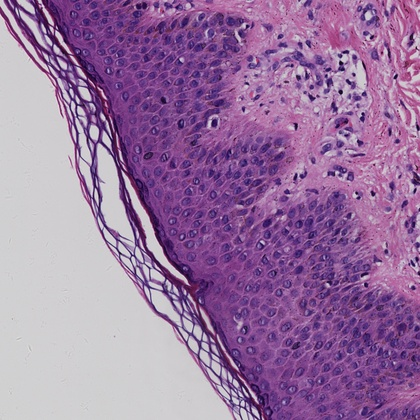
%> input picture img/raw.jpg, 420 x 420 px, shrunk from 2048 x 2048 before the run
$ octave demo.m   (GNU Octave 9; MATLAB toolbox functions it lacks are replaced by stand-ins)
%> lines starting %> are read from the running program, lines starting %| are printed output that depends on the picture
### stainnorm_reinhard.m
%%%%This Routine takes two images as input,in which one is the source image
%%%%and other is the target one,and uses Reinhard's method to normalize the
%%%%stain of source image and gives the output as normalized image similar
%%%%to target one.
function norm_img=stainnorm_reinhard(source,target)
[x y z]=size(source);
[x1 y1 z1]=size(target);

source1=zeros(x,y,3);
target1=zeros(x1,y1,3);
source=double(source);
target=double(target);

source1=RGB2Lab(source);    %Conversion from RGB to LAB colour space
src1=source1(:,:,1);
src2=source1(:,:,2);
src3=source1(:,:,3);

src_1=reshape(src1,1,x*y);
src_1=double(src_1);

src_2=reshape(src2,1,x*y);
src_2=double(src_2);

src_3=reshape(src3,1,x*y);
src_3=double(src_3);

std1=std(src_1,1);          %Finding out standard deviation of individual
std2=std(src_2,1);          %channels of source image
std3=std(src_3,1);
m1=mean(mean(source1(:,:,1))); %Finding out mean of individual channels
m2=mean(mean(source1(:,:,2))); %of source image
m3=mean(mean(source1(:,:,3)));


target1=RGB2Lab(target);    %Conversion from LAB to RGB colour space
tgt1=target1(:,:,1);
tgt2=target1(:,:,2);
tgt3=target1(:,:,3);

tgt_1=reshape(tgt1,1,x1*y1);
tgt_1=double(tgt_1);

tgt_2=reshape(tgt2,1,x1*y1);
tgt_2=double(tgt_2);

tgt_3=reshape(tgt3,1,x1*y1);
tgt_3=double(tgt_3);

std4=std(tgt_1,1);          %Finding out standard deviation of individual
std5=std(tgt_2,1);          %channels of target image
std6=std(tgt_3,1);
m4=mean(mean(target1(:,:,1))); %Finding out mean of individual channels
m5=mean(mean(target1(:,:,2))); %target image
m6=mean(mean(target1(:,:,3)));


result=zeros(x,y,3);

for i=1:x
    for j=1:y
        result(i,j,1)=((source1(i,j,1)-m1)*(std4/std1))+m4;
        result(i,j,2)=((source1(i,j,2)-m2)*(std5/std2))+m5;
        result(i,j,3)=((source1(i,j,3)-m3)*(std6/std3))+m6;
    end
end

norm_img=Lab2RGB(result);   %Conversion of result from LAB to RGB space
% figure,imshow(uint8(norm_img)); title('Result of Reinhard¡¯s Method')%Output;stain normalized image
% imwrite(norm_img,'rein.jpg');
end


### RGB2Lab.m
function [L,a,b] = RGB2Lab(R,G,B)
%RGB2LAB Convert an image from RGB to CIELAB
%
% function [L, a, b] = RGB2Lab(R, G, B)
% function [L, a, b] = RGB2Lab(I)
% function I = RGB2Lab(...)
%
% RGB2Lab takes red, green, and blue matrices, or a single M x N x 3 image,
% and returns an image in the CIELAB color space.  RGB values can be
% either between 0 and 1 or between 0 and 255.  Values for L are in the
% range [0,100] while a and b are roughly in the range [-110,110].  The
% output is of type double.
%
% This transform is based on ITU-R Recommendation BT.709 using the D65
% white point reference. The error in transforming RGB -> Lab -> RGB is
% approximately 10^-5.
%
% See also LAB2RGB.

% By Mark Ruzon from C code by Yossi Rubner, 23 September 1997.
% Updated for MATLAB 5 28 January 1998.
% Updated for MATLAB 7 30 March 2009.

if nargin == 1
  B = double(R(:,:,3));
  G = double(R(:,:,2));
  R = double(R(:,:,1));
end

if max(max(R)) > 1.0 || max(max(G)) > 1.0 || max(max(B)) > 1.0
  R = double(R) / 255;
  G = double(G) / 255;
  B = double(B) / 255;
end

% Set a threshold
T = 0.008856;

[M, N] = size(R);
s = M * N;
RGB = [reshape(R,1,s); reshape(G,1,s); reshape(B,1,s)];

% RGB to XYZ
MAT = [0.412453 0.357580 0.180423;
       0.212671 0.715160 0.072169;
       0.019334 0.119193 0.950227];
XYZ = MAT * RGB;

% Normalize for D65 white point
X = XYZ(1,:) / 0.950456;
Y = XYZ(2,:);
Z = XYZ(3,:) / 1.088754;

XT = X > T;
YT = Y > T;
ZT = Z > T;

Y3 = Y.^(1/3);

fX = XT .* X.^(1/3) + (~XT) .* (7.787 .* X + 16/116);
fY = YT .* Y3 + (~YT) .* (7.787 .* Y + 16/116);
fZ = ZT .* Z.^(1/3) + (~ZT) .* (7.787 .* Z + 16/116);

L = reshape(YT .* (116 * Y3 - 16.0) + (~YT) .* (903.3 * Y), M, N);
a = reshape(500 * (fX - fY), M, N);
b = reshape(200 * (fY - fZ), M, N);

if nargout < 2
  L = cat(3,L,a,b);
end

### Lab2RGB.m
function [R, G, B] = Lab2RGB(L, a, b)
%LAB2RGB Convert an image from CIELAB to RGB
%
% function [R, G, B] = Lab2RGB(L, a, b)
% function [R, G, B] = Lab2RGB(I)
% function I = Lab2RGB(...)
%
% Lab2RGB takes L, a, and b double matrices, or an M x N x 3 double
% image, and returns an image in the RGB color space.  Values for L are in
% the range [0,100] while a* and b* are roughly in the range [-110,110].
% If 3 outputs are specified, the values will be returned as doubles in the
% range [0,1], otherwise the values will be uint8s in the range [0,255].
%
% This transform is based on ITU-R Recommendation BT.709 using the D65
% white point reference. The error in transforming RGB -> Lab -> RGB is
% approximately 10^-5.
%
% See also RGB2LAB.

% By Mark Ruzon from C code by Yossi Rubner, 23 September 1997.
% Updated for MATLAB 5 28 January 1998.
% Fixed a bug in conversion back to uint8 9 September 1999.
% Updated for MATLAB 7 30 March 2009.

if nargin == 1
  b = L(:,:,3);
  a = L(:,:,2);
  L = L(:,:,1);
end

% Thresholds
T1 = 0.008856;
T2 = 0.206893;

[M, N] = size(L);
s = M * N;
L = reshape(L, 1, s);
a = reshape(a, 1, s);
b = reshape(b, 1, s);

% Compute Y
fY = ((L + 16) / 116) .^ 3;
YT = fY > T1;
fY = (~YT) .* (L / 903.3) + YT .* fY;
Y = fY;

% Alter fY slightly for further calculations
fY = YT .* (fY .^ (1/3)) + (~YT) .* (7.787 .* fY + 16/116);

% Compute X
fX = a / 500 + fY;
XT = fX > T2;
X = (XT .* (fX .^ 3) + (~XT) .* ((fX - 16/116) / 7.787));

% Compute Z
fZ = fY - b / 200;
ZT = fZ > T2;
Z = (ZT .* (fZ .^ 3) + (~ZT) .* ((fZ - 16/116) / 7.787));

% Normalize for D65 white point
X = X * 0.950456;
Z = Z * 1.088754;

% XYZ to RGB
MAT = [ 3.240479 -1.537150 -0.498535;
       -0.969256  1.875992  0.041556;
        0.055648 -0.204043  1.057311];

RGB = max(min(MAT * [X; Y; Z], 1), 0);

R = reshape(RGB(1,:), M, N);
G = reshape(RGB(2,:), M, N);
B = reshape(RGB(3,:), M, N);

if nargout < 2
  R = uint8(round(cat(3,R,G,B) * 255));
end

### demo.m
clear;clc;close all;
raw = imread('./img/raw.jpg');
%> raw is the input picture: size 420x420x3 uint8; mean R, G, B 154.3, 118.2, 161.5
target = imread('./img/target.jpg');
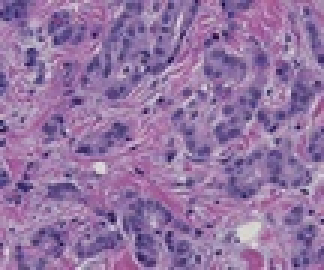
%> input picture img/target.jpg, 108 x 90 px, shrunk from 525 x 439 before the run (shown 3 times larger)
%> target is the input picture: size 90x108x3 uint8; mean R, G, B 147.5, 115.6, 162.8
subplot(131);imshow(raw);title('Raw');
subplot(132);imshow(target);title('Target');
output=stainnorm_reinhard(raw,target);
%> in RGB2Lab, `R = double(R(:,:,1));`:
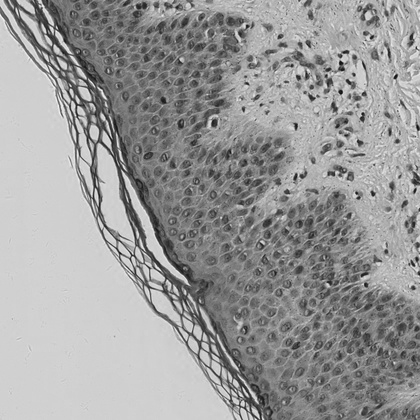
%> R: size 420x420 double; min 12, max 245, mean 154.3
%> in RGB2Lab, `XT = X > T;`: XT = 176400 logical values, 176400 true
%> in RGB2Lab, `L = cat(3,L,a,b);`:
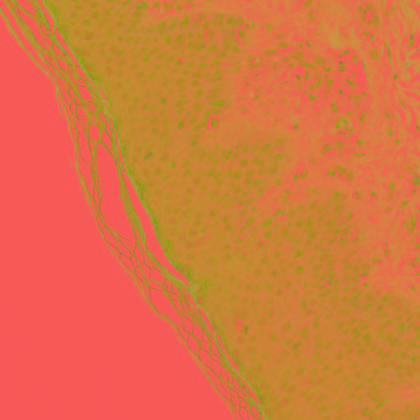
%> L: size 420x420x3 double; mean R, G, B 74.1, 16.4, -13.2; drawn with min black and max white
%> in stainnorm_reinhard, `std1=std(src_1,1);`: std1 = 14.82
%> in stainnorm_reinhard, `std2=std(src_2,1);`: std2 = 11.71
%> in stainnorm_reinhard, `std3=std(src_3,1);`: std3 = 9.97
%> in stainnorm_reinhard, `m1=mean(mean(source1(:,:,1)));`: m1 = 74.1
%> in stainnorm_reinhard, `m2=mean(mean(source1(:,:,2)));`: m2 = 16.43
%> in stainnorm_reinhard, `m3=mean(mean(source1(:,:,3)));`: m3 = -13.18
%> in RGB2Lab (call 2), `R = double(R(:,:,1));`:
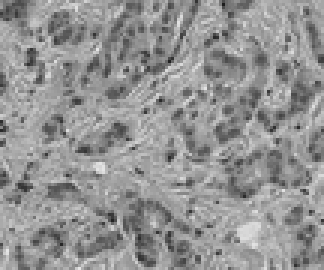
%> R: size 90x108 double (shown 3 times larger); min 29, max 229, mean 147.5
%> in RGB2Lab (call 2), `XT = X > T;`: XT = 9720 logical values, 9720 true
%> in RGB2Lab (call 2), `L = cat(3,L,a,b);`:
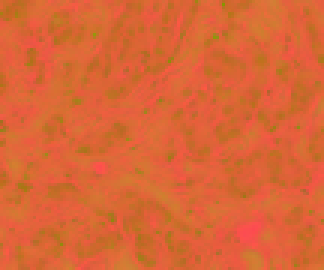
%> L: size 90x108x3 double (shown 3 times larger); mean R, G, B 75.1, 13.2, -12.8; drawn with min black and max white
%> in stainnorm_reinhard, `std4=std(tgt_1,1);`: std4 = 7.34
%> in stainnorm_reinhard, `std5=std(tgt_2,1);`: std5 = 3.76
%> in stainnorm_reinhard, `std6=std(tgt_3,1);`: std6 = 4.09
%> in stainnorm_reinhard, `m4=mean(mean(target1(:,:,1)));`: m4 = 75.08
%> in stainnorm_reinhard, `m5=mean(mean(target1(:,:,2)));`: m5 = 13.21
%> in stainnorm_reinhard, `m6=mean(mean(target1(:,:,3)));`: m6 = -12.76
%> after the loop in stainnorm_reinhard, `for i=1:x`:
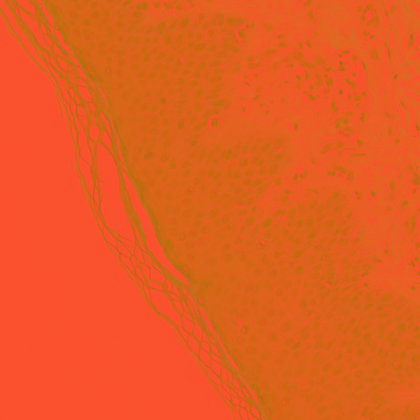
%> result: size 420x420x3 double; mean R, G, B 75.1, 13.2, -12.8; drawn with min black and max white
%> in Lab2RGB, `YT = fY > T1;`: YT = 176400 logical values, 176400 true
%> in Lab2RGB, `R = uint8(round(cat(3,R,G,B) * 255));`:
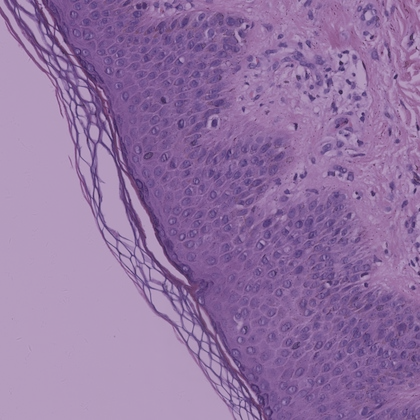
%> R: size 420x420x3 uint8; mean R, G, B 147.1, 115.8, 162.7
subplot(133);imshow(output);title('Output');
